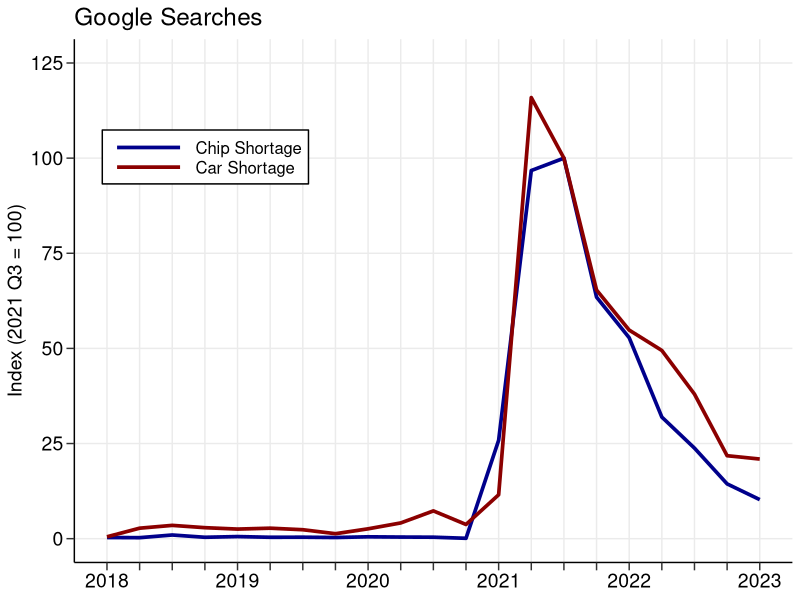
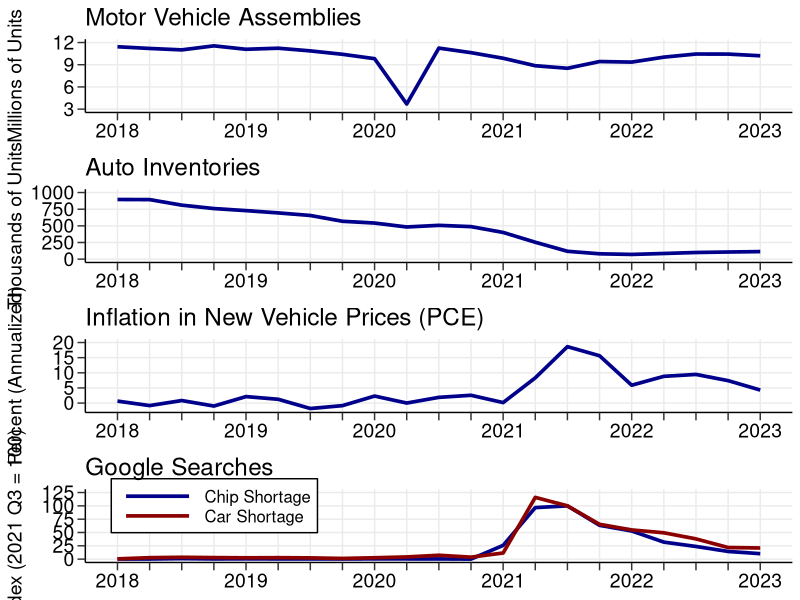
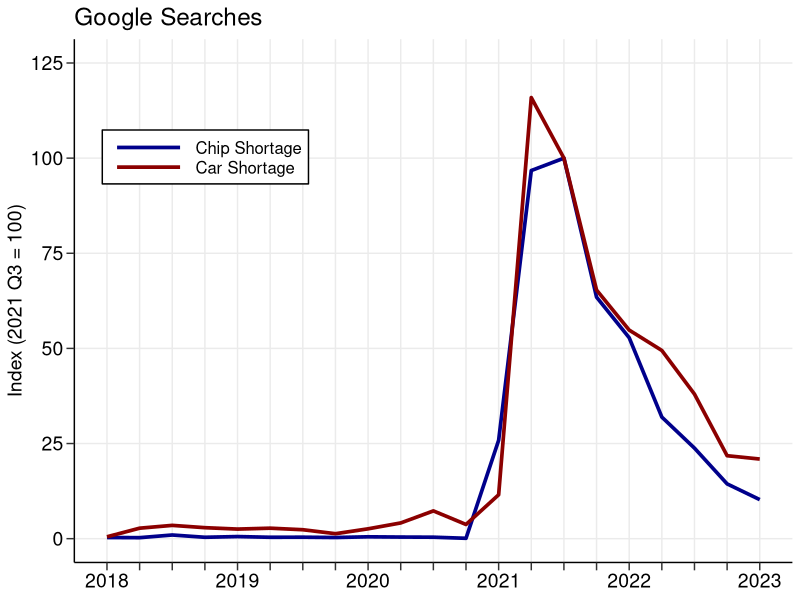

The R script that drew these images, in order:
# The following file plots figure 6. 

# Import packages
library(tidyverse)
library(magrittr)
library(ggplot2)
library(zoo)
library(tseries)
library(readxl)
library(grid)
library(lubridate)
library(reshape2)
library(ggplot2)
library(ggpubr)


# Change file path (WD)
setwd("../Replication Package/Code and Data/(1) Data/Public Data/")

figure_6 <- read_excel("figure_6_car_data.xlsx")

figure_6$Date <- as.yearqtr(figure_6$Date, format = "%Y-%m-%d")

assemblies <- ggplot(data = figure_6) +
  labs(title = "Motor Vehicle Assemblies", x = "X-AXIS TITLE", y = "Millions of Units") + 
  geom_line(mapping = aes(x = Date, y = MVATOTASSS), color = "darkblue", linewidth = 1.25) +
  theme_bw() + theme(legend.position = "bottom",
                     # legend.key.size = unit(3, 'cm'), #change legend key size
                     legend.key.height = unit(.5, 'cm'), #change legend key height
                     legend.key.width = unit(2, 'cm'), #change legend key width
                     legend.text = element_text(size=12), # change legend key font size
                     legend.background = element_rect(colour = 'black', fill = 'white', linetype='solid'),
                     legend.title = element_text(angle = 90, hjust = .5, vjust = 0.5),
                     plot.title = element_text(size=17.5),
                     # panel.grid.major.x = element_blank(),
                     panel.grid.minor.x = element_blank(),
                     panel.grid.minor.y = element_blank(),
                     axis.line = element_line("black"),
                     axis.title.x = element_blank(),
                     axis.title.y = element_text(size = 14), 
                     axis.text.x = element_text(size=14, color = "black"),
                     axis.text.y = element_text(size=14, color = "black"),
                     panel.border = element_blank(), 
                     axis.ticks.length = unit(.2, "cm")
  ) + # coord_fixed(ratio = .2) + 
  scale_y_continuous(breaks = c(3,6,9,12), limits = c(3,12)) + 
  scale_x_yearqtr(breaks = seq(from = min(figure_6$Date), to = max(figure_6$Date), by = .25), format = "%Y", 
                  labels = c("2018", "", "", "", "2019", "","","","2020", "", "", "", "2021", "", "", "", "2022", "", "", "", "2023"))

AUINSA <- ggplot(data = figure_6) +
  labs(title = "Auto Inventories", x = "X-AXIS TITLE", y = "Thousands of Units") + 
  geom_line(mapping = aes(x = Date, y = AUINSA), color = "darkblue", linewidth = 1.25) +
  theme_bw() + theme(legend.position = "bottom",
                     # legend.key.size = unit(3, 'cm'), #change legend key size
                     legend.key.height = unit(.5, 'cm'), #change legend key height
                     legend.key.width = unit(2, 'cm'), #change legend key width
                     legend.text = element_text(size=12), # change legend key font size
                     legend.background = element_rect(colour = 'black', fill = 'white', linetype='solid'),
                     legend.title = element_text(angle = 90, hjust = .5, vjust = 0.5),
                     plot.title = element_text(size=17.5),
                     # panel.grid.major.x = element_blank(),
                     panel.grid.minor.x = element_blank(),
                     panel.grid.minor.y = element_blank(),
                     axis.line = element_line("black"),
                     axis.title.x = element_blank(),
                     axis.title.y = element_text(size = 14), 
                     axis.text.x = element_text(size=14, color = "black"),
                     axis.text.y = element_text(size=14, color = "black"),
                     panel.border = element_blank(), 
                     axis.ticks.length = unit(.2, "cm")
  ) + # coord_fixed(ratio = .0015) + 
  scale_y_continuous(breaks = c(0,250,500,750,1000), limits = c(0,1000)) + 
  scale_x_yearqtr(breaks = seq(from = min(figure_6$Date), to = max(figure_6$Date), by = .25), format = "%Y", 
                  labels = c("2018", "", "", "", "2019", "","","","2020", "", "", "", "2021", "", "", "", "2022", "", "", "", "2023"))

inflation <- ggplot(data = figure_6) +
  labs(title = "Inflation in New Vehicle Prices (PCE)", x = "X-AXIS TITLE", y = "Percent (Annualized)") + 
  geom_line(mapping = aes(x = Date, y = NV_Change_Annualized), color = "darkblue", linewidth = 1.25) +
  theme_bw() + theme(legend.position = "bottom",
                     # legend.key.size = unit(3, 'cm'), #change legend key size
                     legend.key.height = unit(.5, 'cm'), #change legend key height
                     legend.key.width = unit(2, 'cm'), #change legend key width
                     legend.text = element_text(size=12), # change legend key font size
                     legend.background = element_rect(colour = 'black', fill = 'white', linetype='solid'),
                     legend.title = element_text(angle = 90, hjust = .5, vjust = 0.5),
                     plot.title = element_text(size=17.5),
                     # panel.grid.major.x = element_blank(),
                     panel.grid.minor.x = element_blank(),
                     panel.grid.minor.y = element_blank(),
                     axis.line = element_line("black"),
                     axis.title.x = element_blank(),
                     axis.title.y = element_text(size = 14), 
                     axis.text.x = element_text(size=14, color = "black"),
                     axis.text.y = element_text(size=14, color = "black"),
                     panel.border = element_blank(), 
                     axis.ticks.length = unit(.2, "cm")
  ) + # coord_fixed(ratio = .1) + 
  scale_y_continuous(breaks = c(0,5,10,15,20), limits = c(-2,20)) + 
  scale_x_yearqtr(breaks = seq(from = min(figure_6$Date), to = max(figure_6$Date), by = .25), format = "%Y", 
                  labels = c("2018", "", "", "", "2019", "","","","2020", "", "", "", "2021", "", "", "", "2022", "", "", "", "2023"))

google <- ggplot(data = figure_6) +
  labs(title = "Google Searches", x = "X-AXIS TITLE", y = "Index (2021 Q3 = 100)") + 
  geom_line(mapping = aes(x = Date, y = chipshortage, color = "Chip Shortage"), linewidth = 1.25) +
  geom_line(mapping = aes(x = Date, y = carshortage, color = "Car Shortage"), linewidth = 1.25) +
  scale_colour_manual("", 
                      breaks = c("Chip Shortage", "Car Shortage"),
                      values = c("darkblue", "darkred")) +
  theme_bw() + theme(legend.position = c(.1825, .775),
                     legend.margin = margin(0, 5, 5, 5),
                     # legend.key.size = unit(3, 'cm'), #change legend key size
                     legend.key.height = unit(.5, 'cm'), #change legend key height
                     legend.key.width = unit(2, 'cm'), #change legend key width
                     legend.text = element_text(size=12), # change legend key font size
                     legend.text.align = 0, 
                     legend.background = element_rect(colour = 'black', fill = 'white', linetype='solid'),
                     legend.title = element_text(angle = 90, hjust = .5, vjust = 0.5),
                     plot.title = element_text(size=17.5),
                     # panel.grid.major.x = element_blank(),
                     panel.grid.minor.x = element_blank(),
                     panel.grid.minor.y = element_blank(),
                     axis.line = element_line("black"),
                     axis.title.x = element_blank(),
                     axis.title.y = element_text(size = 14), 
                     axis.text.x = element_text(size=14, color = "black"),
                     axis.text.y = element_text(size=14, color = "black"),
                     panel.border = element_blank(), 
                     axis.ticks.length = unit(.2, "cm")
  ) + # coord_fixed(ratio = .01) + 
  scale_y_continuous(breaks = c(0,25,50,75,100,125), limits = c(0,125)) + 
  scale_x_yearqtr(breaks = seq(from = min(figure_6$Date), to = max(figure_6$Date), by = .25), format = "%Y", 
                  labels = c("2018", "", "", "", "2019", "","","","2020", "", "", "", "2021", "", "", "", "2022", "", "", "", "2023"))

google

g1 <- ggplotGrob(assemblies)
g2 <- ggplotGrob(AUINSA)
g3 <- ggplotGrob(inflation)
g4 <- ggplotGrob(google)

g <- rbind(g1, g2, g3, g4, size = "first")

g$widths <- unit.pmax(g1$widths, g2$widths, g3$widths, g4$widths)

grid.newpage()
grid.draw(g)

ggsave(g)
